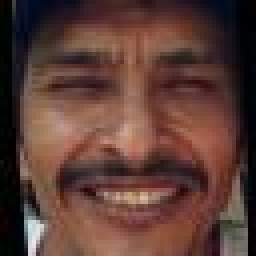
#> input picture KinFaceW-II/images/father-dau/fd_007_1.jpg, 64 x 64 px (shown 4 times larger); its folder holds 4 pictures in this run
$ python image_scaler.py   (older library calls are emulated)
#> lines starting #> are read from the running program, lines starting #| are printed output that depends on the picture
from PIL import Image
import os

def scale_image(input_path, output_path, new_size=(1024, 1024)):
    """ Scale the image to be exactly 1024x1024 pixels. """
#> called with output_path = './scaled_images/father-dau/fd_007_1.jpg', new_size = (1024, 1024)
    with Image.open(input_path) as img:
        # Resize the image to 1024x1024
#> img is the input picture: PIL image 64x64 RGB; mean R, G, B 92.6, 61.4, 54.4
        img = img.resize(new_size, Image.ANTIALIAS)
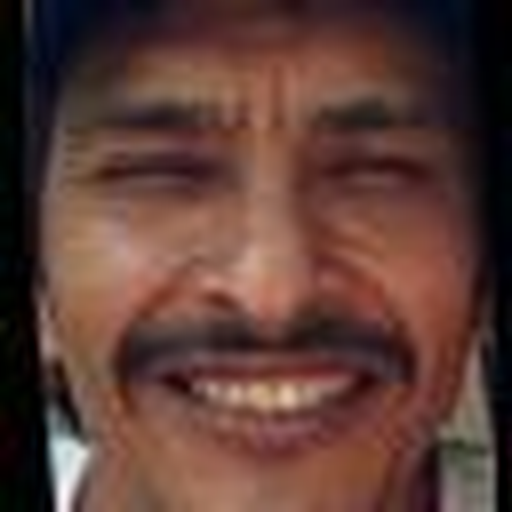
#> img: PIL image 1024x1024 RGB (shown at 1/2 size); mean R, G, B 92.7, 61.4, 54.4
#> pass 3 of the loop in resize_images_in_folder, `for filename in os.listdir(input_folder):`:
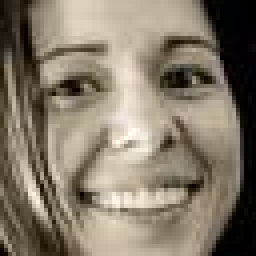
#> input picture KinFaceW-II/images/father-dau/fd_010_2.jpg, 64 x 64 px (shown 4 times larger)
#> in scale_image, img is the input picture: PIL image 64x64 RGB; mean R, G, B 132.4, 121.9, 105.7
#> in scale_image (call 3), `img = img.resize(new_size, Image.ANTIALIAS)`:
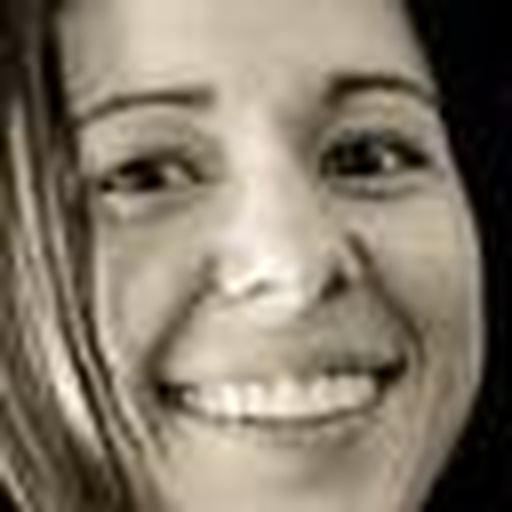
#> img: PIL image 1024x1024 RGB (shown at 1/2 size); mean R, G, B 132.4, 121.9, 105.8
#> the loop made 4 passes; the first 3 are shown

        # Create output directory if it doesn't exist
        os.makedirs(os.path.dirname(output_path), exist_ok=True)

        # Save the scaled image
        img.save(output_path)

def resize_images_in_folder(input_folder, output_folder):
    """ Resize all images in the input folder and save them to the output folder. """
    for filename in os.listdir(input_folder):
        if filename.lower().endswith(('.png', '.jpg', '.jpeg', '.gif', '.bmp')):
            input_path = os.path.join(input_folder, filename)
            output_path = os.path.join(output_folder, filename)
            scale_image(input_path, output_path)

# Specify your input and output folders
input_folder = '../KinFaceW-II/images/father-dau' #'path/to/your/input/folder'
output_folder = './scaled_images/father-dau' #'path/to/your/output/folder'

resize_images_in_folder(input_folder, output_folder)
